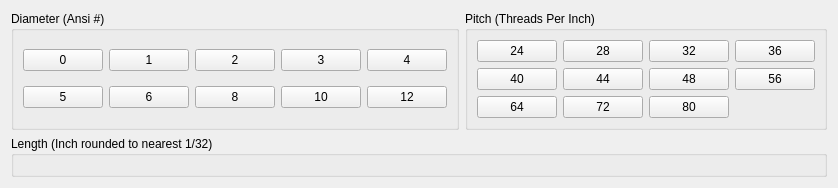
              <widget class="QWidget" name="screw_inch">
               <layout class="QGridLayout" name="gridLayout_8">
                <item row="0" column="0">
                 <widget class="QGroupBox" name="screw_diameter_imperial">
                  <property name="title">
                   <string>Diameter (Ansi #)</string>
                  </property>
                  <layout class="QGridLayout" name="gridLayout_33">
                   <item row="0" column="1">
                    <widget class="QPushButton" name="pushButton_2">
                     <property name="text">
                      <string>1</string>
                     </property>
                     <attribute name="buttonGroup">
                      <string notr="true">ScrewDiameterImperialGroup</string>
                     </attribute>
                    </widget>
                   </item>
                   <item row="0" column="0">
                    <widget class="QPushButton" name="pushButton">
                     <property name="text">
                      <string>0</string>
                     </property>
                     <attribute name="buttonGroup">
                      <string notr="true">ScrewDiameterImperialGroup</string>
                     </attribute>
                    </widget>
                   </item>
                   <item row="0" column="2">
                    <widget class="QPushButton" name="pushButton_3">
                     <property name="text">
                      <string>2</string>
                     </property>
                     <attribute name="buttonGroup">
                      <string notr="true">ScrewDiameterImperialGroup</string>
                     </attribute>
                    </widget>
                   </item>
                   <item row="0" column="4">
                    <widget class="QPushButton" name="pushButton_5">
                     <property name="text">
                      <string>4</string>
                     </property>
                     <attribute name="buttonGroup">
                      <string notr="true">ScrewDiameterImperialGroup</string>
                     </attribute>
                    </widget>
                   </item>
                   <item row="0" column="3">
                    <widget class="QPushButton" name="pushButton_4">
                     <property name="text">
                      <string>3</string>
                     </property>
                     <attribute name="buttonGroup">
                      <string notr="true">ScrewDiameterImperialGroup</string>
                     </attribute>
                    </widget>
                   </item>
                   <item row="1" column="0">
                    <widget class="QPushButton" name="pushButton_7">
                     <property name="text">
                      <string>5</string>
                     </property>
                     <attribute name="buttonGroup">
                      <string notr="true">ScrewDiameterImperialGroup</string>
                     </attribute>
                    </widget>
                   </item>
                   <item row="1" column="1">
                    <widget class="QPushButton" name="pushButton_6">
                     <property name="text">
                      <string>6</string>
                     </property>
                     <attribute name="buttonGroup">
                      <string notr="true">ScrewDiameterImperialGroup</string>
                     </attribute>
                    </widget>
                   </item>
                   <item row="1" column="2">
                    <widget class="QPushButton" name="pushButton_8">
                     <property name="text">
                      <string>8</string>
                     </property>
                     <attribute name="buttonGroup">
                      <string notr="true">ScrewDiameterImperialGroup</string>
                     </attribute>
                    </widget>
                   </item>
                   <item row="1" column="3">
                    <widget class="QPushButton" name="pushButton_9">
                     <property name="text">
                      <string>10</string>
                     </property>
                     <attribute name="buttonGroup">
                      <string notr="true">ScrewDiameterImperialGroup</string>
                     </attribute>
                    </widget>
                   </item>
                   <item row="1" column="4">
                    <widget class="QPushButton" name="pushButton_10">
                     <property name="text">
                      <string>12</string>
                     </property>
                     <attribute name="buttonGroup">
                      <string notr="true">ScrewDiameterImperialGroup</string>
                     </attribute>
                    </widget>
                   </item>
                  </layout>
                 </widget>
                </item>
                <item row="0" column="1" colspan="3">
                 <widget class="QGroupBox" name="screw_pitch_imperial">
                  <property name="title">
                   <string>Pitch (Threads Per Inch)</string>
                  </property>
                  <layout class="QGridLayout" name="gridLayout_9">
                   <item row="4" column="0">
                    <widget class="QPushButton" name="pushButton_15">
                     <property name="text">
                      <string>40</string>
                     </property>
                     <attribute name="buttonGroup">
                      <string notr="true">ScrewPitchImperialGroup</string>
                     </attribute>
                    </widget>
                   </item>
                   <item row="4" column="1">
                    <widget class="QPushButton" name="pushButton_16">
                     <property name="text">
                      <string>44</string>
                     </property>
                     <attribute name="buttonGroup">
                      <string notr="true">ScrewPitchImperialGroup</string>
                     </attribute>
                    </widget>
                   </item>
                   <item row="0" column="1">
                    <widget class="QPushButton" name="pushButton_12">
                     <property name="text">
                      <string>28</string>
                     </property>
                     <attribute name="buttonGroup">
                      <string notr="true">ScrewPitchImperialGroup</string>
                     </attribute>
                    </widget>
                   </item>
                   <item row="0" column="0">
                    <widget class="QPushButton" name="pushButton_11">
                     <property name="text">
                      <string>24</string>
                     </property>
                     <attribute name="buttonGroup">
                      <string notr="true">ScrewPitchImperialGroup</string>
                     </attribute>
                    </widget>
                   </item>
                   <item row="0" column="2">
                    <widget class="QPushButton" name="pushButton_13">
                     <property name="text">
                      <string>32</string>
                     </property>
                     <attribute name="buttonGroup">
                      <string notr="true">ScrewPitchImperialGroup</string>
                     </attribute>
                    </widget>
                   </item>
                   <item row="4" column="2">
                    <widget class="QPushButton" name="pushButton_17">
                     <property name="text">
                      <string>48</string>
                     </property>
                     <attribute name="buttonGroup">
                      <string notr="true">ScrewPitchImperialGroup</string>
                     </attribute>
                    </widget>
                   </item>
                   <item row="4" column="3">
                    <widget class="QPushButton" name="pushButton_19">
                     <property name="text">
                      <string>56</string>
                     </property>
                     <attribute name="buttonGroup">
                      <string notr="true">ScrewPitchImperialGroup</string>
                     </attribute>
                    </widget>
                   </item>
                   <item row="0" column="3">
                    <widget class="QPushButton" name="pushButton_14">
                     <property name="text">
                      <string>36</string>
                     </property>
                     <attribute name="buttonGroup">
                      <string notr="true">ScrewPitchImperialGroup</string>
                     </attribute>
                    </widget>
                   </item>
                   <item row="5" column="0">
                    <widget class="QPushButton" name="pushButton_21">
                     <property name="text">
                      <string>64</string>
                     </property>
                     <attribute name="buttonGroup">
                      <string notr="true">ScrewPitchImperialGroup</string>
                     </attribute>
                    </widget>
                   </item>
                   <item row="5" column="1">
                    <widget class="QPushButton" name="pushButton_23">
                     <property name="text">
                      <string>72</string>
                     </property>
                     <attribute name="buttonGroup">
                      <string notr="true">ScrewPitchImperialGroup</string>
                     </attribute>
                    </widget>
                   </item>
                   <item row="5" column="2">
                    <widget class="QPushButton" name="pushButton_25">
                     <property name="text">
                      <string>80</string>
                     </property>
                     <attribute name="buttonGroup">
                      <string notr="true">ScrewPitchImperialGroup</string>
                     </attribute>
                    </widget>
                   </item>
                  </layout>
                 </widget>
                </item>
                <item row="2" column="0" colspan="4">
                 <widget class="QGroupBox" name="screw_length_imperial">
                  <property name="title">
                   <string>Length (Inch rounded to nearest 1/32)</string>
                  </property>
                  <layout class="QHBoxLayout" name="horizontalLayout_25"/>
                 </widget>
                </item>
               </layout>
              </widget>
